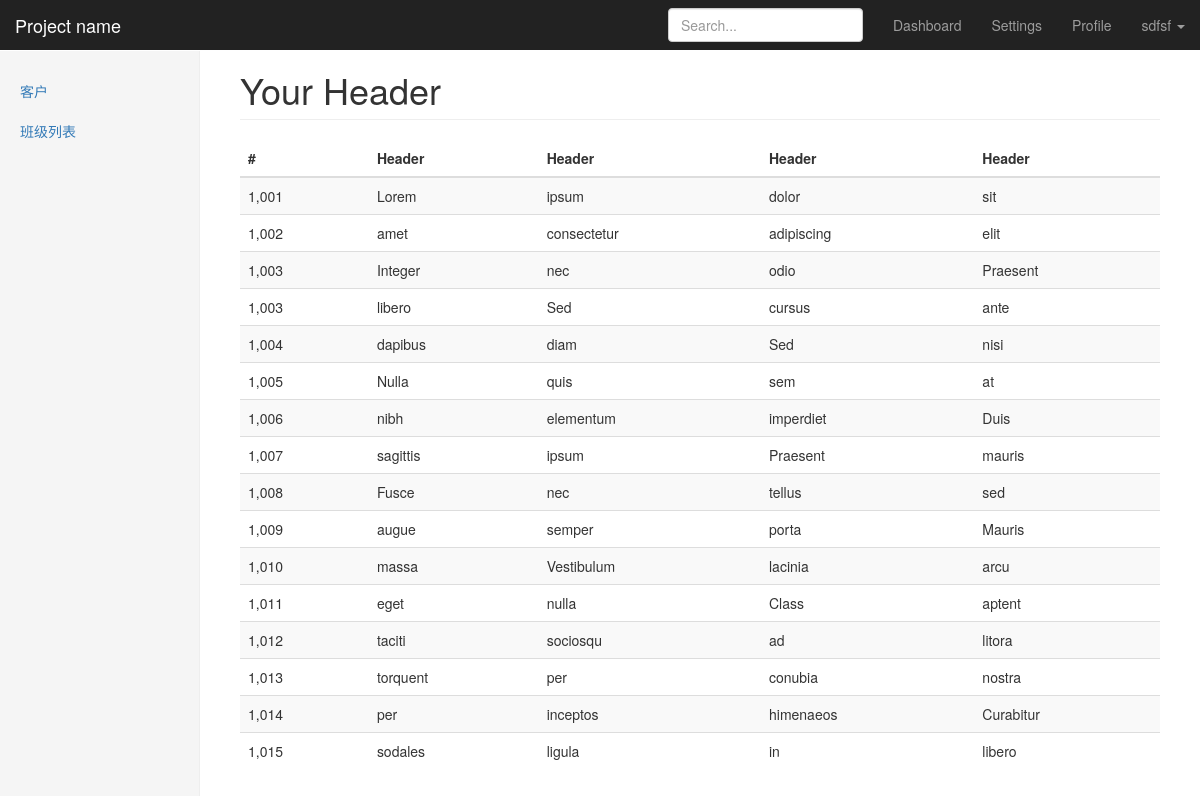
Page / (signed in) on the committed database.
### crm/models.py (models this page shows, shortened)
class Account(AbstractBaseUser):
    email = models.EmailField(
        verbose_name='email address',
        max_length=255,
        unique=True,
    )
    name = models.CharField(max_length=32)
    role = models.ForeignKey("Role",blank=True,null=True)
    customer = models.OneToOneField("Customer",blank=True,null=True)
    is_active = models.BooleanField(default=True)
    is_admin = models.BooleanField(default=False)
    objects = MyUserManager()
    USERNAME_FIELD = 'email'
    REQUIRED_FIELDS = ['name']

class Menu(models.Model):
    name = models.CharField(max_length=64)
    url_type_choices = ((0,'absolute'),(1,'relative'))
    url_type =  models.PositiveIntegerField(choices=url_type_choices,default=1)
    url = models.CharField(max_length=128)
    order = models.SmallIntegerField(default=0)
    class Meta:
        unique_together = ("url",'url_type')

### LuffyCRM/views.py (the view)
# urls.py: url(r'^$', views.index),
@login_required
def index(request):
    return render(request,"index.html")

### templates/index.html (shortened to what this page needs)
{% extends 'base.html' %}
{% block body %}
    <nav class="navbar navbar-inverse navbar-fixed-top">
      <div class="container-fluid">
        <div class="navbar-header">
          <a class="navbar-brand" href="http://v3.bootcss.com/examples/dashboard/#">Project name</a>
        </div>
        <div id="navbar" class="navbar-collapse collapse">
          <ul class="nav navbar-nav navbar-right">
            <li><a href="http://v3.bootcss.com/examples/dashboard/#">Dashboard</a></li>
            <li><a href="http://v3.bootcss.com/examples/dashboard/#">Settings</a></li>
            <li><a href="http://v3.bootcss.com/examples/dashboard/#">Profile</a></li>
            <li class="dropdown">
              <a href="#" class="dropdown-toggle" data-toggle="dropdown" role="button" aria-haspopup="true" aria-expanded="false">{{ request.user.name }} <span class="caret"></span></a>
            </li>
          </ul>
          <form class="navbar-form navbar-right">
            <input type="text" class="form-control" placeholder="Search...">
          </form>
        </div>
      </div>
    </nav>
    <div class="container-fluid">
      <div class="row">
        <div class="col-sm-3 col-md-2 sidebar">
          <ul class="nav nav-sidebar">
            {%  for menu in  request.user.role.menus.all %}
            <li class="">
                <a href="#" onclick="SubMenuToggle(this)">{{ menu.name }} </a>
            </li>
            {% endfor %}
          </ul>
        </div>
        <div class="col-sm-9 col-sm-offset-3 col-md-10 col-md-offset-2 main">
          <h1 class="page-header">{% block page-header %}Your Header{% endblock %}  </h1>
          {% block page-content %}
          <div class="table-responsive">
            <table class="table table-striped">
              <thead>
                <tr>
                  <th>#</th>
                  <th>Header</th>
                  <th>Header</th>
                  <th>Header</th>
                  <th>Header</th>
                </tr>
              </thead>
              <tbody>
                <tr>
                  <td>1,001</td>
                  <td>Lorem</td>
                  <td>ipsum</td>
                  <td>dolor</td>
                  <td>sit</td>
                </tr>
                <tr>
                  <td>1,002</td>
                  <td>amet</td>
                  <td>consectetur</td>
                  <td>adipiscing</td>
                  <td>elit</td>
                </tr>
                <tr>
                  <td>1,003</td>
                  <td>Integer</td>
                  <td>nec</td>
                  <td>odio</td>
                  <td>Praesent</td>
                </tr>
                <tr>
                  <td>1,003</td>
                  <td>libero</td>
                  <td>Sed</td>
                  <td>cursus</td>
                  <td>ante</td>
                </tr>
                <tr>
                  <td>1,004</td>
                  <td>dapibus</td>
                  <td>diam</td>
                  <td>Sed</td>
                  <td>nisi</td>
                </tr>
                <tr>
                  <td>1,005</td>
                  <td>Nulla</td>
                  <td>quis</td>
                  <td>sem</td>
                  <td>at</td>
                </tr>
                <tr>
                  <td>1,006</td>
                  <td>nibh</td>
                  <td>elementum</td>
                  <td>imperdiet</td>
                  <td>Duis</td>
                </tr>
                <tr>
                  <td>1,007</td>
                  <td>sagittis</td>
                  <td>ipsum</td>
                  <td>Praesent</td>
                  <td>mauris</td>
                </tr>
                <tr>
                  <td>1,008</td>
                  <td>Fusce</td>
                  <td>nec</td>
                  <td>tellus</td>
                  <td>sed</td>
                </tr>
                <tr>
                  <td>1,009</td>
                  <td>augue</td>
                  <td>semper</td>
                  <td>porta</td>
                  <td>Mauris</td>
                </tr>
                <tr>
                  <td>1,010</td>
                  <td>massa</td>
                  <td>Vestibulum</td>
                  <td>lacinia</td>
                  <td>arcu</td>
                </tr>
                <tr>
                  <td>1,011</td>
                  <td>eget</td>
                  <td>nulla</td>
                  <td>Class</td>
                  <td>aptent</td>
                </tr>
                <tr>
                  <td>1,012</td>
                  <td>taciti</td>
                  <td>sociosqu</td>
                  <td>ad</td>
                  <td>litora</td>
                </tr>
                <tr>
                  <td>1,013</td>
                  <td>torquent</td>
                  <td>per</td>
                  <td>conubia</td>
                  <td>nostra</td>
                </tr>
                <tr>
                  <td>1,014</td>
                  <td>per</td>
                  <td>inceptos</td>
                  <td>himenaeos</td>
                  <td>Curabitur</td>
                </tr>
                <tr>
                  <td>1,015</td>
                  <td>sodales</td>
                  <td>ligula</td>
                  <td>in</td>
                  <td>libero</td>
                </tr>
              </tbody>
            </table>
          </div>
          {% endblock %}
        </div>
      </div>
    </div>
{% endblock %}

### statics/css/dashboard.css (style rules this page uses)
body { padding-top: 50px; }
.navbar-fixed-top { border: 0; }
.sidebar { display: none; }
@media (min-width: 768px) { .sidebar { position: fixed; top: 51px; bottom: 0; left: 0; z-index: 1000; display: block; padding: 20px; overflow-x: hidden; overflow-y: auto; background-color: #f5f5f5; border-right: 1px solid #eee; } }
.nav-sidebar { margin-right: -21px; margin-bottom: 20px; margin-left: -20px; }
.nav-sidebar > li > a { padding-right: 20px; padding-left: 20px; }
.main { padding: 20px; }
@media (min-width: 768px) { .main { padding-right: 40px; padding-left: 40px; } }
.main .page-header { margin-top: 0; }

### rows in the picture
Account: user.name "sdfsf"
Menu: name "客户"
Menu: name "班级列表"
